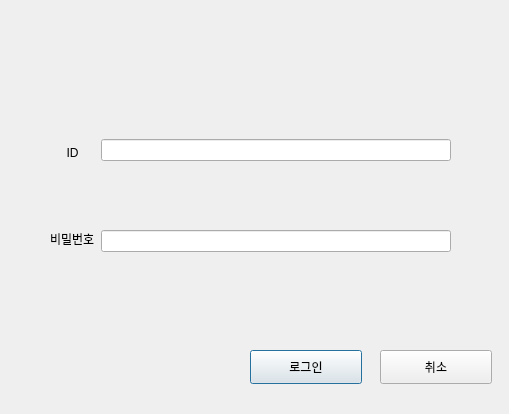
<?xml version="1.0" encoding="UTF-8"?>
<ui version="4.0">
 <class>login</class>
 <widget class="QDialog" name="login">
  <property name="geometry">
   <rect>
    <x>0</x>
    <y>0</y>
    <width>509</width>
    <height>414</height>
   </rect>
  </property>
  <property name="windowTitle">
   <string>Login</string>
  </property>
  <property name="windowIcon">
   <iconset>
    <normaloff>cctv.png</normaloff>cctv.png</iconset>
  </property>
  <widget class="QLabel" name="cctvlogo">
   <property name="geometry">
    <rect>
     <x>130</x>
     <y>30</y>
     <width>271</width>
     <height>81</height>
    </rect>
   </property>
   <property name="text">
    <string/>
   </property>
  </widget>
  <widget class="QWidget" name="horizontalLayoutWidget">
   <property name="geometry">
    <rect>
     <x>50</x>
     <y>110</y>
     <width>401</width>
     <height>171</height>
    </rect>
   </property>
   <layout class="QHBoxLayout" name="horizontalLayout_4">
    <item>
     <layout class="QVBoxLayout" name="verticalLayout">
      <property name="spacing">
       <number>1</number>
      </property>
      <item>
       <widget class="QLabel" name="label_2">
        <property name="text">
         <string>     ID</string>
        </property>
       </widget>
      </item>
      <item>
       <widget class="QLabel" name="label">
        <property name="text">
         <string>비밀번호</string>
        </property>
       </widget>
      </item>
     </layout>
    </item>
    <item>
     <layout class="QVBoxLayout" name="verticalLayout_4">
      <property name="spacing">
       <number>40</number>
      </property>
      <item>
       <widget class="QLineEdit" name="lineEdit"/>
      </item>
      <item>
       <widget class="QLineEdit" name="lineEdit_2"/>
      </item>
     </layout>
    </item>
   </layout>
  </widget>
  <widget class="QPushButton" name="pushButton">
   <property name="geometry">
    <rect>
     <x>250</x>
     <y>350</y>
     <width>112</width>
     <height>34</height>
    </rect>
   </property>
   <property name="text">
    <string>로그인</string>
   </property>
  </widget>
  <widget class="QPushButton" name="pushButton_2">
   <property name="geometry">
    <rect>
     <x>380</x>
     <y>350</y>
     <width>112</width>
     <height>34</height>
    </rect>
   </property>
   <property name="text">
    <string>취소</string>
   </property>
  </widget>
 </widget>
 <resources/>
 <connections/>
</ui>
